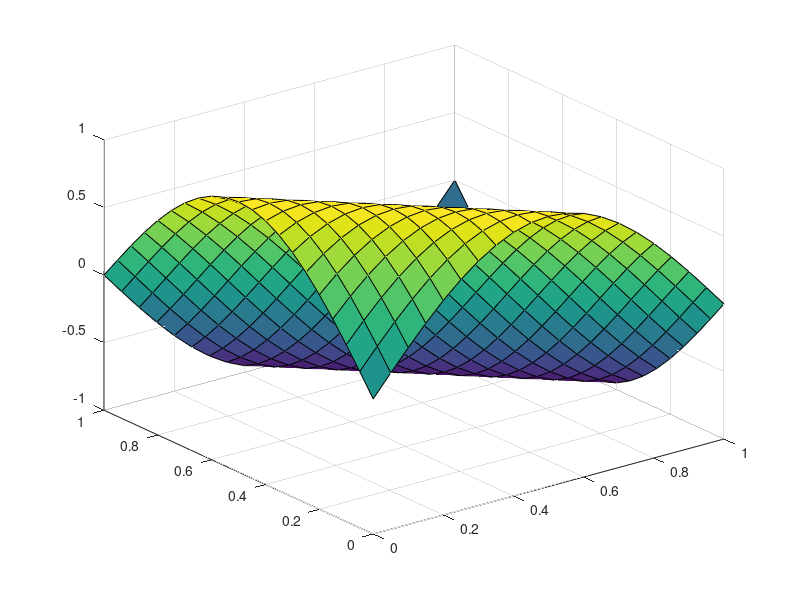

Write the MATLAB code that produced this figure.
% 3D Graphs
% mesh fun
% surf fun

x = 0: 0.05: 1;
y = 0: 0.05: 1;

[X, Y] = meshgrid(x, y);
Z = sin(pi*(X+Y));

mesh(X, Y, Z)
surf(X, Y, Z)

% 